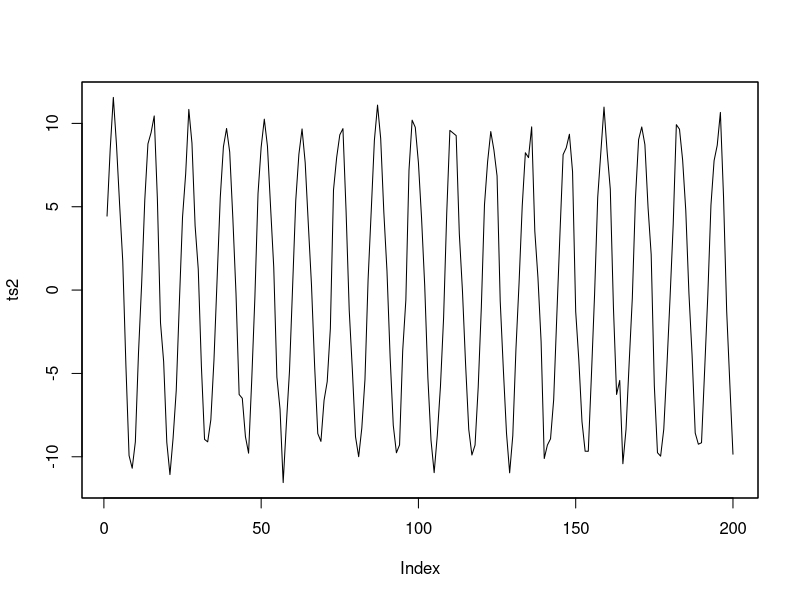
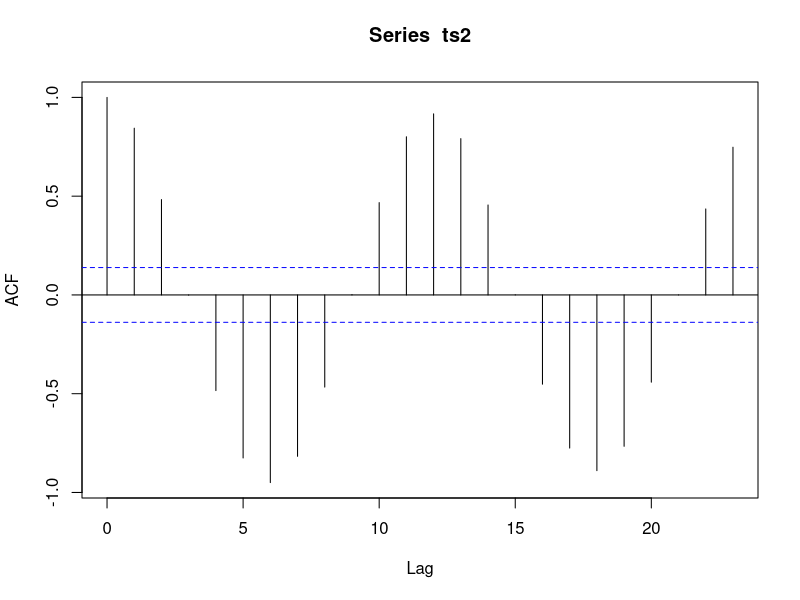
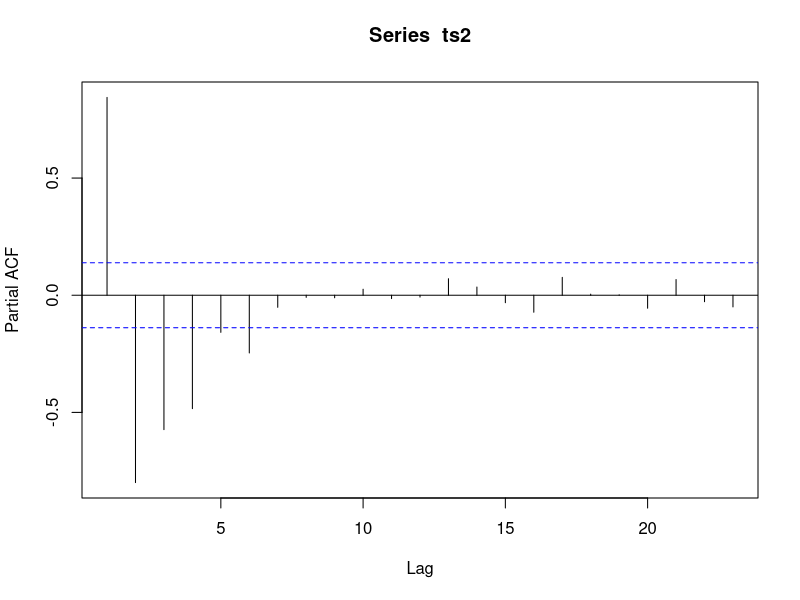
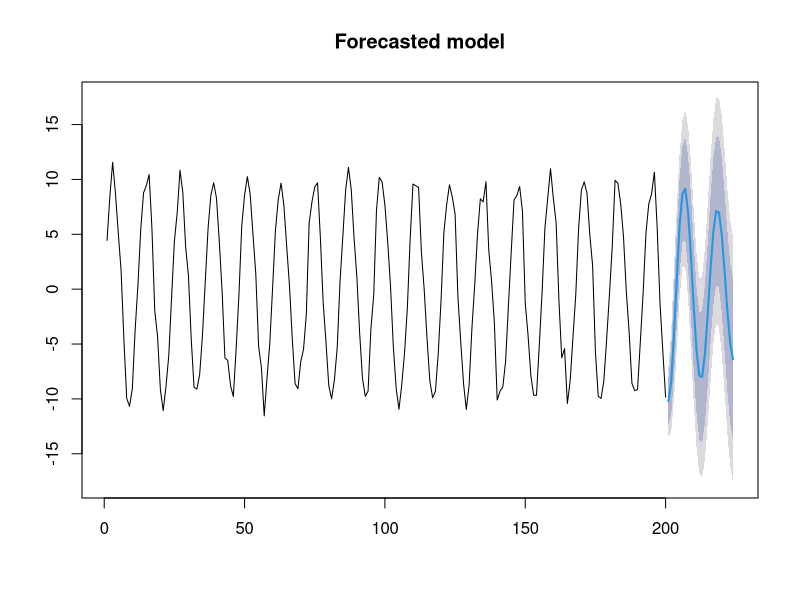

These charts were generated, in order, by the following R code:
## ---- chunk 1
knitr::opts_chunk$set(echo = TRUE)
## ---- chunk 2
library(zoo)
library(forecast)
library(ggplot2)
library(tseries)

## ---- chunk 3
 time <- 1:200
set.seed(123)
 seasonal <- 10*sin(2*pi*time/12) + rnorm(200)
 
 ts2 = zoo(seasonal, time)
 plot(ts2)
## ---- chunk 4
 adf.test(ts2)
 
## ---- chunk 5
acf(ts2)
 
## ---- chunk 6
pacf(ts2)
 
## ---- chunk 7
model = auto.arima(ts2,trace=TRUE, seasonal= TRUE)

## ---- chunk 8
summary(model)

## ---- chunk 9
forecast_future= forecast(model, h=24)
plot(forecast_future, main="Forecasted model")
## ---- chunk 10
Box.test(forecast_future$residuals,type="Ljung-Box")
